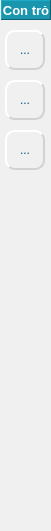
   <widget class="QFrame" name="frame_toolTrack">
    <property name="geometry">
     <rect>
      <x>-1</x>
      <y>39</y>
      <width>51</width>
      <height>531</height>
     </rect>
    </property>
    <property name="styleSheet">
     <string notr="true">background-color: rgb(240, 240, 240);</string>
    </property>
    <property name="frameShape">
     <enum>QFrame::NoFrame</enum>
    </property>
    <property name="frameShadow">
     <enum>QFrame::Raised</enum>
    </property>
    <widget class="QToolButton" name="toolButton_toolCrosshair">
     <property name="geometry">
      <rect>
       <x>5</x>
       <y>30</y>
       <width>40</width>
       <height>40</height>
      </rect>
     </property>
     <property name="toolTip">
      <string>Con trỏ chữ thập</string>
     </property>
     <property name="styleSheet">
      <string notr="true">QToolButton{
color: rgb(2, 87, 122);
background-color: rgb(240, 240, 240);
border-color: rgb(210, 210, 210);
border-style: outset;
border-width: 2px;
border-radius: 10px;
}
QToolButton:hover{
border-width: 0px;
background-color: rgb(25, 149, 173);
color: rgb(255, 255, 255);
}</string>
     </property>
     <property name="text">
      <string>...</string>
     </property>
     <property name="icon">
      <iconset resource="../chart.qrc">
       <normaloff>:/icon/chart/iconChartCrosshair_Off.jpg</normaloff>
       <activeoff>:/icon/chart/iconChartCrosshair_On.jpg</activeoff>:/icon/chart/iconChartCrosshair_Off.jpg</iconset>
     </property>
     <property name="iconSize">
      <size>
       <width>30</width>
       <height>30</height>
      </size>
     </property>
     <property name="autoRaise">
      <bool>true</bool>
     </property>
    </widget>
    <widget class="QToolButton" name="toolButton_toolCallout">
     <property name="geometry">
      <rect>
       <x>5</x>
       <y>80</y>
       <width>40</width>
       <height>40</height>
      </rect>
     </property>
     <property name="toolTip">
      <string>Bắt điểm trên đường đồ thị</string>
     </property>
     <property name="styleSheet">
      <string notr="true">QToolButton{
color: rgb(2, 87, 122);
background-color: rgb(240, 240, 240);
border-color: rgb(210, 210, 210);
border-style: outset;
border-width: 2px;
border-radius: 10px;
}
QToolButton:hover{
border-width: 0px;
background-color: rgb(25, 149, 173);
color: rgb(255, 255, 255);
}</string>
     </property>
     <property name="text">
      <string>...</string>
     </property>
     <property name="icon">
      <iconset resource="../chart.qrc">
       <normaloff>:/icon/chart/iconChartCallout_Off.jpg</normaloff>
       <activeoff>:/icon/chart/iconChartCallout_On.jpg</activeoff>:/icon/chart/iconChartCallout_Off.jpg</iconset>
     </property>
     <property name="iconSize">
      <size>
       <width>30</width>
       <height>30</height>
      </size>
     </property>
     <property name="autoRaise">
      <bool>true</bool>
     </property>
    </widget>
    <widget class="QLabel" name="label_6">
     <property name="geometry">
      <rect>
       <x>1</x>
       <y>0</y>
       <width>50</width>
       <height>20</height>
      </rect>
     </property>
     <property name="font">
      <font>
       <pointsize>10</pointsize>
       <weight>75</weight>
       <bold>true</bold>
      </font>
     </property>
     <property name="styleSheet">
      <string notr="true">color: rgb(255, 255, 255);
background-color: rgb(25, 149, 173);</string>
     </property>
     <property name="frameShape">
      <enum>QFrame::Panel</enum>
     </property>
     <property name="frameShadow">
      <enum>QFrame::Raised</enum>
     </property>
     <property name="text">
      <string>Con trỏ</string>
     </property>
     <property name="alignment">
      <set>Qt::AlignCenter</set>
     </property>
    </widget>
    <widget class="QToolButton" name="toolButton_toolHideSeries">
     <property name="geometry">
      <rect>
       <x>5</x>
       <y>130</y>
       <width>40</width>
       <height>40</height>
      </rect>
     </property>
     <property name="toolTip">
      <string>Ẩn hiện đồ thị</string>
     </property>
     <property name="styleSheet">
      <string notr="true">QToolButton{
color: rgb(2, 87, 122);
background-color: rgb(240, 240, 240);
border-color: rgb(210, 210, 210);
border-style: outset;
border-width: 2px;
border-radius: 10px;
}
QToolButton:hover{
border-width: 0px;
background-color: rgb(25, 149, 173);
color: rgb(255, 255, 255);
}</string>
     </property>
     <property name="text">
      <string>...</string>
     </property>
     <property name="icon">
      <iconset resource="../chart.qrc">
       <normaloff>:/icon/chart/iconSeriesCheck_Off.jpg</normaloff>
       <activeoff>:/icon/chart/iconSeriesCheck_On.jpg</activeoff>:/icon/chart/iconSeriesCheck_Off.jpg</iconset>
     </property>
     <property name="iconSize">
      <size>
       <width>30</width>
       <height>30</height>
      </size>
     </property>
     <property name="autoRaise">
      <bool>true</bool>
     </property>
    </widget>
   </widget>
